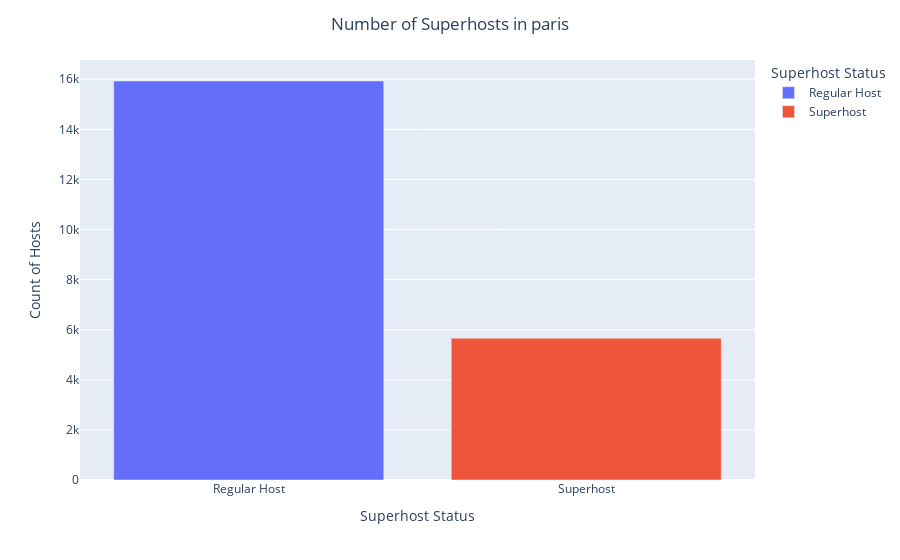

Notebook cell for this chart:
### Code cell
def interactive1(a_city = 'bangkok'):
    # create connection to db
    conn = get_db_connection()

    # query the db for the base table
    df = pd.read_sql('select * from main', conn)
    df['Host_Since'] = pd.to_datetime(df['Host_Since'])
    df['Host_Since_Year'] = df['Host_Since'].dt.year
    if a_city == 'all':
        grouped = df.groupby(['Superhost']).agg({'Id':'count'})
        grouped_df = grouped.reset_index()
        
        grouped_df['Superhost'] = grouped_df['Superhost'].map({'t':'Superhost', 'f':'Regular Host'})
                                    
        fig = px.bar(grouped_df, x='Superhost',y='Id', color='Superhost',
                    labels={
                        "Id": "Count of Hosts",
                        "Superhost": "Superhost Status"
                    })
        # add a centered title
        fig.update_layout(title_text='Number of Superhosts (all cities)', title_x=0.5)
    else:
        df = df[df['City'] == a_city]
        grouped = df.groupby(['Superhost']).agg({'Id':'count'})
        grouped_df = grouped.reset_index()
        
        grouped_df['Superhost'] = grouped_df['Superhost'].map({'t':'Superhost', 'f':'Regular Host'})
                                    
        fig = px.bar(grouped_df, x='Superhost',y='Id', color='Superhost',
                    labels={
                        "Id": "Count of Hosts",
                        "Superhost": "Superhost Status"
                    })
        # add a centered title
        fig.update_layout(title_text=f'Number of Superhosts in {a_city}', title_x=0.5)
    return fig

interactive1('paris')

### Figure 1 — Plotly figure (JSON) as saved in the notebook; plotly's stock layout.template omitted (floating-point values rounded to 4 significant figures)
{"data": [{"alignmentgroup": "True", "hovertemplate": "Superhost Status=%{x}<br>Count of Hosts=%{y}<extra></extra>", "legendgroup": "Regular Host", "marker": {"color": "#636efa", "pattern": {"shape": ""}}, "name": "Regular Host", "offsetgroup": "Regular Host", "orientation": "v", "showlegend": true, "textposition": "auto", "type": "bar", "x": ["Regular Host"], "xaxis": "x", "y": [15930], "yaxis": "y"}, {"alignmentgroup": "True", "hovertemplate": "Superhost Status=%{x}<br>Count of Hosts=%{y}<extra></extra>", "legendgroup": "Superhost", "marker": {"color": "#EF553B", "pattern": {"shape": ""}}, "name": "Superhost", "offsetgroup": "Superhost", "orientation": "v", "showlegend": true, "textposition": "auto", "type": "bar", "x": ["Superhost"], "xaxis": "x", "y": [5661], "yaxis": "y"}], "layout": {"barmode": "relative", "legend": {"title": {"text": "Superhost Status"}, "tracegroupgap": 0}, "margin": {"t": 60}, "title": {"text": "Number of Superhosts in paris", "x": 0.5}, "xaxis": {"anchor": "y", "categoryarray": ["Regular Host", "Superhost"], "categoryorder": "array", "domain": [0, 1], "title": {"text": "Superhost Status"}}, "yaxis": {"anchor": "x", "domain": [0, 1], "title": {"text": "Count of Hosts"}}}}
